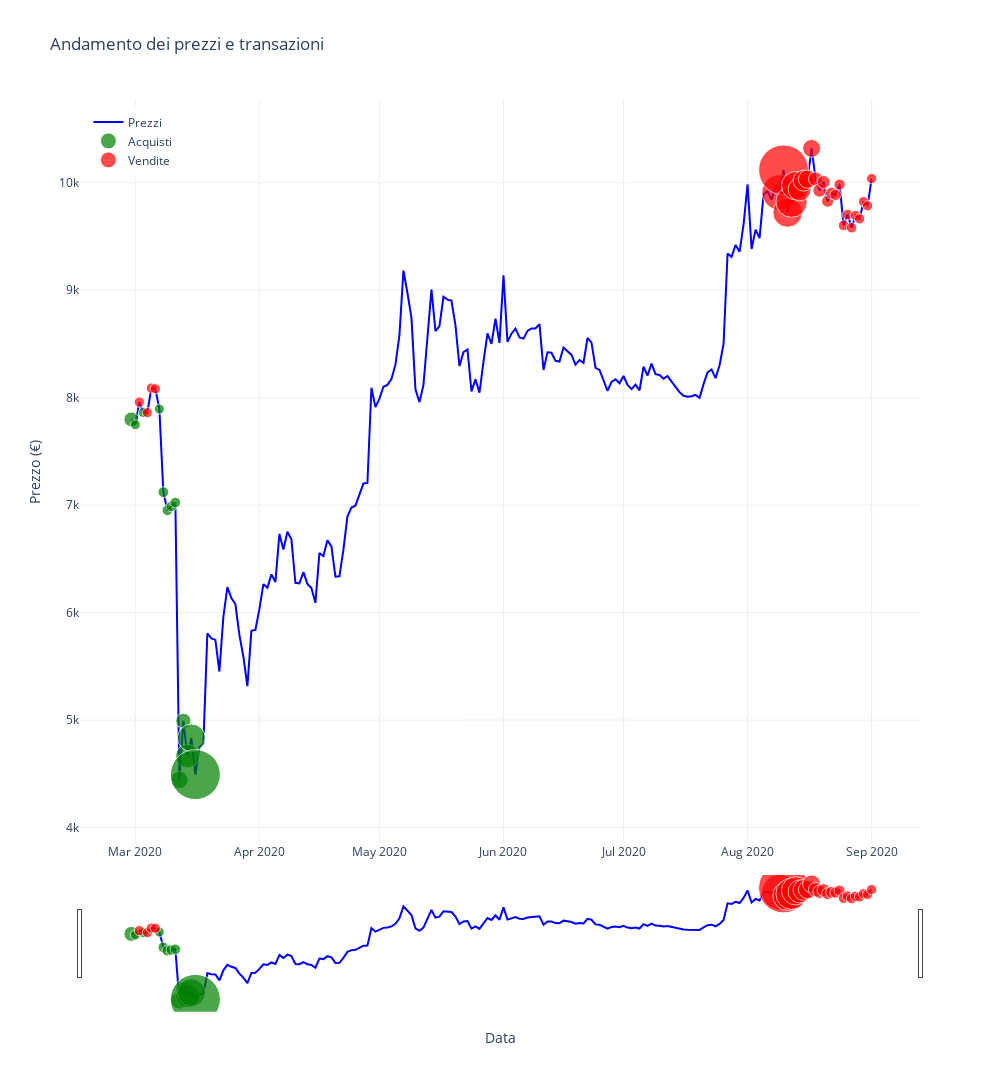

The cell this chart's notebook holds for it:
### Code cell
# Filtraggio delle transazioni per Acquisti e Vendite
acquisti = df_transazioni[df_transazioni['azione'] == 'Acquisto']
vendite = df_transazioni[df_transazioni['azione'] == 'Vendita']

# Calcolo delle dimensioni dei punti in base alla liquidità transatta in ogni operazione
max_acquisto = acquisti['liquidita_transazione'].abs().max()
max_vendita = vendite['liquidita_transazione'].abs().max()

def calcola_dimensione(quantita, max_quantita, min_size=10, max_size=50):
    return min_size + (max_size - min_size) * (quantita / max_quantita) if pd.notna(quantita) and max_quantita != 0 else None

# Dimensioni dei punti per acquisti e vendite
dimensioni_acquisti = acquisti['liquidita_transazione'].abs().apply(lambda x: calcola_dimensione(x, max_acquisto))
dimensioni_vendite = vendite['liquidita_transazione'].abs().apply(lambda x: calcola_dimensione(x, max_vendita))

# Funzione per formattare i valori
def safe_format(value, precision=2):
    return f"{value:.{precision}f}" if pd.notna(value) else "None"

# Creazione del grafico dei prezzi con le transazioni
fig = go.Figure()

# Linea dell'andamento dei prezzi
fig.add_trace(go.Scatter(
    x=df_transazioni['timestamp'], 
    y=df_transazioni['prezzo'],
    mode='lines',
    name='Prezzi',
    line=dict(color='blue', width=2),
    text=[
        f"Timestamp: {data}<br>Prezzo: {safe_format(p)} €<br>Fattore di variazione: {fv or 'None'}<br>Fattore di variazione cumulativa: {fvc or 'None'}<br>Obiettivo: {safe_format(obj)} €<br>Valore totale portafoglio: {safe_format(val)} €"
        for data, p, fv, fvc, obj, val in zip(
            df_transazioni['timestamp'], 
            df_transazioni['prezzo'], 
            df_transazioni['fattore_di_variazione'], 
            df_transazioni['fattore_di_variazione_cumulativa'], 
            df_transazioni['obiettivo'], 
            df_transazioni['valore_totale_portafoglio']
        )
    ],
    hoverinfo='text'
))

# Scatter plot per gli acquisti
if len(acquisti) > 0:
    fig.add_trace(go.Scatter(
        x=acquisti['timestamp'], 
        y=acquisti['prezzo'],
        mode='markers', 
        name='Acquisti',
        marker=dict(color='green', size=dimensioni_acquisti, opacity=0.7),
        text=[
            f"Timestamp: {data}<br>Prezzo: {safe_format(p)} €<br>Liquidità spesa: {safe_format(euro)} €<br>Bitcoin acquistati: {btc or 'None'}"
            for data, p, euro, btc in zip(
                acquisti['timestamp'], 
                acquisti['prezzo'], 
                acquisti['liquidita_transazione'], 
                acquisti['bitcoin_transazione']
            )
        ],
        hoverinfo='text'
    ))

# Scatter plot per le vendite
if len(vendite) > 0:
    fig.add_trace(go.Scatter(
        x=vendite['timestamp'], 
        y=vendite['prezzo'],
        mode='markers', 
        name='Vendite',
        marker=dict(color='red', size=dimensioni_vendite, opacity=0.7),
        text=[
            f"Timestamp: {data}<br>Prezzo: {safe_format(p)} €<br>Liquidità guadagnata: {safe_format(euro)} €<br>Bitcoin venduti: {btc or 'None'}"
            for data, p, euro, btc in zip(
                vendite['timestamp'], 
                vendite['prezzo'], 
                vendite['liquidita_transazione'], 
                vendite['bitcoin_transazione']
            )
        ],
        hoverinfo='text'
    ))

# Configurazione del layout con range slider sull'asse X
fig.update_layout(
    title='Andamento dei prezzi e transazioni',
    xaxis_title='Data',
    yaxis_title='Prezzo (€)',
    hovermode='closest',
    template='plotly_white',
    legend=dict(yanchor="top", y=0.99, xanchor="left", x=0.01),
    width=1000,
    height=7 / 10 * 1600,
    
    # Aggiunta del range slider
    xaxis=dict(
        rangeslider=dict(visible=True),  # Abilita il range slider
        type="date"  # Imposta l'asse x come asse temporale
    )
)

# Mostra il grafico
fig.show()

### Figure 1 — Plotly figure (JSON) as saved in the notebook; plotly's stock layout.template omitted (floating-point values rounded to 4 significant figures; data arrays with more than 128 entries replaced by an {"elided": "..."} marker saying what was removed)
{"data": [{"hoverinfo": "text", "line": {"color": "blue", "width": 2}, "mode": "lines", "name": "Prezzi", "text": {"elided": "186 str values"}, "type": "scatter", "x": {"elided": "186 str values"}, "y": {"elided": "186 float values"}}, {"hoverinfo": "text", "marker": {"color": "green", "opacity": 0.7, "size": [14.96, 10.06, 10.02, 10.05, 10.85, 10.7, 10.6, 10.64, 17.54, 15.16, 23.56, 27.74, 50]}, "mode": "markers", "name": "Acquisti", "text": ["Timestamp: 2020-02-29 00:00:00<br>Prezzo: 7798.03 €<br>Liquidità spesa: -50.00 €<br>Bitcoin acquistati: 0.006411879208461026", "Timestamp: 2020-03-01 00:00:00<br>Prezzo: 7748.16 €<br>Liquidità spesa: -0.64 €<br>Bitcoin acquistati: 8.278954330976709e-05", "Timestamp: 2020-03-03 00:00:00<br>Prezzo: 7862.49 €<br>Liquidità spesa: -0.20 €<br>Bitcoin acquistati: 2.4910234354330488e-05", "Timestamp: 2020-03-07 00:00:00<br>Prezzo: 7894.34 €<br>Liquidità spesa: -0.50 €<br>Bitcoin acquistati: 6.346985538761768e-05", "Timestamp: 2020-03-08 00:00:00<br>Prezzo: 7121.03 €<br>Liquidità spesa: -8.60 €<br>Bitcoin acquistati: 0.0012078355454909397", "Timestamp: 2020-03-09 00:00:00<br>Prezzo: 6952.21 €<br>Liquidità spesa: -7.09 €<br>Bitcoin acquistati: 0.0010203015474986113", "Timestamp: 2020-03-10 00:00:00<br>Prezzo: 6989.21 €<br>Liquidità spesa: -6.04 €<br>Bitcoin acquistati: 0.0008645306198301635", "Timestamp: 2020-03-11 00:00:00<br>Prezzo: 7024.83 €<br>Liquidità spesa: -6.41 €<br>Bitcoin acquistati: 0.0009124843511245248", "Timestamp: 2020-03-12 00:00:00<br>Prezzo: 4444.24 €<br>Liquidità spesa: -76.06 €<br>Bitcoin acquistati: 0.017113330012036528", "Timestamp: 2020-03-13 00:00:00<br>Prezzo: 4993.68 €<br>Liquidità spesa: -52.09 €<br>Bitcoin acquistati: 0.010431198936049008", "Timestamp: 2020-03-14 00:00:00<br>Prezzo: 4666.31 €<br>Liquidità spesa: -136.83 €<br>Bitcoin acquistati: 0.029322796690224317", "Timestamp: 2020-03-15 00:00:00<br>Prezzo: 4834.84 €<br>Liquidità spesa: -179.02 €<br>Bitcoin acquistati: 0.037027513819601364", "Timestamp: 2020-03-16 00:00:00<br>Prezzo: 4493.09 €<br>Liquidità spesa: -403.62 €<br>Bitcoin acquistati: 0.0898317424650076"], "type": "scatter", "x": ["2020-02-29T00:00:00", "2020-03-01T00:00:00", "2020-03-03T00:00:00", "2020-03-07T00:00:00", "2020-03-08T00:00:00", "2020-03-09T00:00:00", "2020-03-10T00:00:00", "2020-03-11T00:00:00", "2020-03-12T00:00:00", "2020-03-13T00:00:00", "2020-03-14T00:00:00", "2020-03-15T00:00:00", "2020-03-16T00:00:00"], "y": [7798.0, 7748.0, 7862.0, 7894.0, 7121.0, 6952.0, 6989.0, 7025.0, 4444.0, 4994.0, 4666.0, 4835.0, 4493.0]}, {"hoverinfo": "text", "marker": {"color": "red", "opacity": 0.7, "size": [10.23, 10.04, 10.31, 10.16, 35.33, 50, 29.55, 31.38, 28.28, 22.98, 21.06, 18.39, 17.94, 14.29, 13.48, 13.07, 11.97, 11.83, 11.37, 11.18, 10.6, 10.68, 10.46, 10.44, 10.33, 10.31, 10.22, 10.22]}, "mode": "markers", "name": "Vendite", "text": ["Timestamp: 2020-03-02 00:00:00<br>Prezzo: 7959.36 €<br>Liquidità guadagnata: 2.39 €<br>Bitcoin venduti: -0.00030048062255103015", "Timestamp: 2020-03-04 00:00:00<br>Prezzo: 7861.06 €<br>Liquidità guadagnata: 0.38 €<br>Bitcoin venduti: -4.8741841804423585e-05", "Timestamp: 2020-03-05 00:00:00<br>Prezzo: 8089.79 €<br>Liquidità guadagnata: 3.16 €<br>Bitcoin venduti: -0.00039070446646723915", "Timestamp: 2020-03-06 00:00:00<br>Prezzo: 8082.74 €<br>Liquidità guadagnata: 1.61 €<br>Bitcoin venduti: -0.00019872667349306967", "Timestamp: 2020-08-09 00:00:00<br>Prezzo: 9910.37 €<br>Liquidità guadagnata: 262.33 €<br>Bitcoin venduti: -0.02647052789510139", "Timestamp: 2020-08-10 00:00:00<br>Prezzo: 10118.96 €<br>Liquidità guadagnata: 414.21 €<br>Bitcoin venduti: -0.0409338047408098", "Timestamp: 2020-08-11 00:00:00<br>Prezzo: 9722.77 €<br>Liquidità guadagnata: 202.44 €<br>Bitcoin venduti: -0.02082071259245384", "Timestamp: 2020-08-12 00:00:00<br>Prezzo: 9823.36 €<br>Liquidità guadagnata: 221.36 €<br>Bitcoin venduti: -0.0225343444048957", "Timestamp: 2020-08-13 00:00:00<br>Prezzo: 9972.73 €<br>Liquidità guadagnata: 189.32 €<br>Bitcoin venduti: -0.018983336563782923", "Timestamp: 2020-08-14 00:00:00<br>Prezzo: 9937.87 €<br>Liquidità guadagnata: 134.43 €<br>Bitcoin venduti: -0.013526553181205903", "Timestamp: 2020-08-15 00:00:00<br>Prezzo: 10019.67 €<br>Liquidità guadagnata: 114.51 €<br>Bitcoin venduti: -0.011428463805326272", "Timestamp: 2020-08-16 00:00:00<br>Prezzo: 10034.04 €<br>Liquidità guadagnata: 86.92 €<br>Bitcoin venduti: -0.008662265562148634", "Timestamp: 2020-08-17 00:00:00<br>Prezzo: 10319.69 €<br>Liquidità guadagnata: 82.17 €<br>Bitcoin venduti: -0.007962398801541194", "Timestamp: 2020-08-18 00:00:00<br>Prezzo: 10034.48 €<br>Liquidità guadagnata: 44.43 €<br>Bitcoin venduti: -0.0044281386988542105", "Timestamp: 2020-08-19 00:00:00<br>Prezzo: 9927.80 €<br>Liquidità guadagnata: 36.06 €<br>Bitcoin venduti: -0.0036323873751106664", "Timestamp: 2020-08-20 00:00:00<br>Prezzo: 10006.64 €<br>Liquidità guadagnata: 31.77 €<br>Bitcoin venduti: -0.0031744158613895043", "Timestamp: 2020-08-21 00:00:00<br>Prezzo: 9827.89 €<br>Liquidità guadagnata: 20.43 €<br>Bitcoin venduti: -0.00207839778822933", "Timestamp: 2020-08-22 00:00:00<br>Prezzo: 9904.05 €<br>Liquidità guadagnata: 18.93 €<br>Bitcoin venduti: -0.0019114981259339293", "Timestamp: 2020-08-23 00:00:00<br>Prezzo: 9887.04 €<br>Liquidità guadagnata: 14.17 €<br>Bitcoin venduti: -0.0014335996294446887", "Timestamp: 2020-08-24 00:00:00<br>Prezzo: 9983.13 €<br>Liquidità guadagnata: 12.19 €<br>Bitcoin venduti: -0.001221477229258928", "Timestamp: 2020-08-25 00:00:00<br>Prezzo: 9603.43 €<br>Liquidità guadagnata: 6.25 €<br>Bitcoin venduti: -0.0006506591787871013", "Timestamp: 2020-08-26 00:00:00<br>Prezzo: 9703.13 €<br>Liquidità guadagnata: 6.99 €<br>Bitcoin venduti: -0.0007208241366020111", "Timestamp: 2020-08-27 00:00:00<br>Prezzo: 9581.08 €<br>Liquidità guadagnata: 4.72 €<br>Bitcoin venduti: -0.0004924613499004981", "Timestamp: 2020-08-28 00:00:00<br>Prezzo: 9695.47 €<br>Liquidità guadagnata: 4.60 €<br>Bitcoin venduti: -0.0004739688262125443", "Timestamp: 2020-08-29 00:00:00<br>Prezzo: 9664.35 €<br>Liquidità guadagnata: 3.38 €<br>Bitcoin venduti: -0.00034976785513125103", "Timestamp: 2020-08-30 00:00:00<br>Prezzo: 9824.92 €<br>Liquidità guadagnata: 3.20 €<br>Bitcoin venduti: -0.00032586750255430186", "Timestamp: 2020-08-31 00:00:00<br>Prezzo: 9785.02 €<br>Liquidità guadagnata: 2.27 €<br>Bitcoin venduti: -0.00023183767193653005", "Timestamp: 2020-09-01 00:00:00<br>Prezzo: 10038.56 €<br>Liquidità guadagnata: 2.26 €<br>Bitcoin venduti: -0.00022543214242866662"], "type": "scatter", "x": ["2020-03-02T00:00:00", "2020-03-04T00:00:00", "2020-03-05T00:00:00", "2020-03-06T00:00:00", "2020-08-09T00:00:00", "2020-08-10T00:00:00", "2020-08-11T00:00:00", "2020-08-12T00:00:00", "2020-08-13T00:00:00", "2020-08-14T00:00:00", "2020-08-15T00:00:00", "2020-08-16T00:00:00", "2020-08-17T00:00:00", "2020-08-18T00:00:00", "2020-08-19T00:00:00", "2020-08-20T00:00:00", "2020-08-21T00:00:00", "2020-08-22T00:00:00", "2020-08-23T00:00:00", "2020-08-24T00:00:00", "2020-08-25T00:00:00", "2020-08-26T00:00:00", "2020-08-27T00:00:00", "2020-08-28T00:00:00", "2020-08-29T00:00:00", "2020-08-30T00:00:00", "2020-08-31T00:00:00", "2020-09-01T00:00:00"], "y": [7959.0, 7861.0, 8090.0, 8083.0, 9910.0, 10120.0, 9723.0, 9823.0, 9973.0, 9938.0, 10020.0, 10030.0, 10320.0, 10030.0, 9928.0, 10010.0, 9828.0, 9904.0, 9887.0, 9983.0, 9603.0, 9703.0, 9581.0, 9695.0, 9664.0, 9825.0, 9785.0, 10040.0]}], "layout": {"height": 1120, "hovermode": "closest", "legend": {"x": 0.01, "xanchor": "left", "y": 0.99, "yanchor": "top"}, "title": {"text": "Andamento dei prezzi e transazioni"}, "width": 1000, "xaxis": {"rangeslider": {"visible": true}, "title": {"text": "Data"}, "type": "date"}, "yaxis": {"title": {"text": "Prezzo (€)"}}}}
